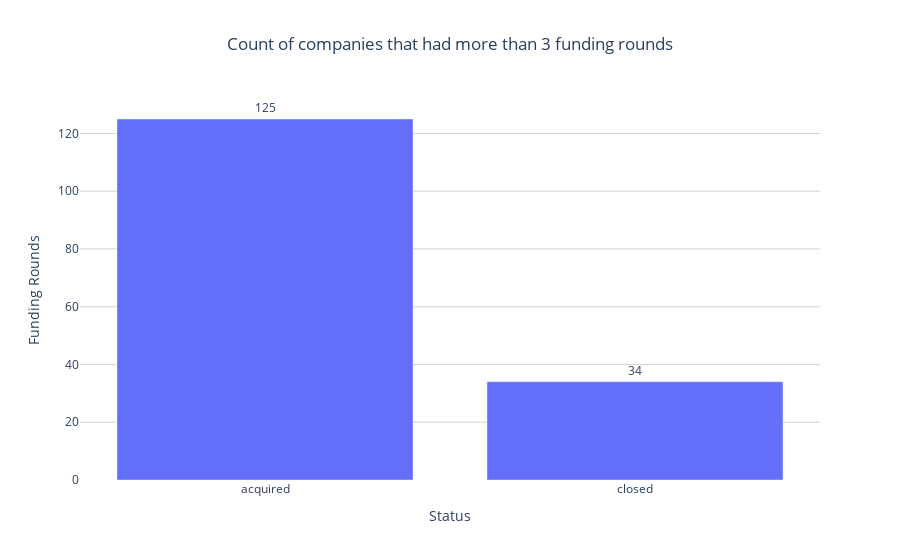

Notebook code cell kept with this figure:
### Markdown cell above
There is only 1 state that received max funding of 5b+ and that tends to be in Washington state. Washington state is home to big tech ecosystems, this could indicate venture concentration. Also there were 10 funding rounds for the company that received 5b+ funding in Washigton.

### Code cell
df_grouped_funding_rounds = data.groupby("status", as_index=False)["funding_rounds"].apply(lambda x: (x > 3).sum())

pltbar(
    col1=df_grouped_funding_rounds["status"], 
    col2=df_grouped_funding_rounds["funding_rounds"], 
    title="Count of companies that had more than 3 funding rounds", 
    xlabel="Status", 
    ylabel="Funding Rounds"
)

### Figure 1 — Plotly figure (JSON) as saved in the notebook; plotly's stock layout.template omitted (floating-point values rounded to 4 significant figures)
{"data": [{"alignmentgroup": "True", "hovertemplate": "Status=%{x}<br>Funding Rounds=%{text}<extra></extra>", "legendgroup": "", "marker": {"color": "#636efa", "pattern": {"shape": ""}}, "name": "", "offsetgroup": "", "orientation": "v", "showlegend": false, "text": [125, 34], "textposition": "outside", "type": "bar", "x": ["acquired", "closed"], "xaxis": "x", "y": [125, 34], "yaxis": "y"}], "layout": {"barmode": "relative", "legend": {"tracegroupgap": 0}, "plot_bgcolor": "white", "title": {"text": "Count of companies that had more than 3 funding rounds", "x": 0.5}, "xaxis": {"anchor": "y", "domain": [0, 1], "title": {"text": "Status"}}, "yaxis": {"anchor": "x", "domain": [0, 1], "gridcolor": "lightgray", "showgrid": true, "title": {"text": "Funding Rounds"}}}}
